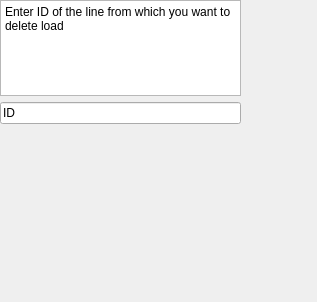
<?xml version="1.0" encoding="UTF-8"?>
<ui version="4.0">
 <class>DeleteLinesLayout</class>
 <widget class="QWidget" name="DeleteLinesLayout">
  <property name="geometry">
   <rect>
    <x>0</x>
    <y>0</y>
    <width>317</width>
    <height>302</height>
   </rect>
  </property>
  <property name="windowTitle">
   <string>Form</string>
  </property>
  <widget class="QWidget" name="verticalLayoutWidget">
   <property name="geometry">
    <rect>
     <x>0</x>
     <y>0</y>
     <width>241</width>
     <height>124</height>
    </rect>
   </property>
   <layout class="QVBoxLayout" name="verticalLayout">
    <item>
     <layout class="QVBoxLayout" name="mainLayout">
      <item>
       <widget class="QTextBrowser" name="textBrowser">
        <property name="html">
         <string>&lt;!DOCTYPE HTML PUBLIC &quot;-//W3C//DTD HTML 4.0//EN&quot; &quot;http://www.w3.org/TR/REC-html40/strict.dtd&quot;&gt;
&lt;html&gt;&lt;head&gt;&lt;meta name=&quot;qrichtext&quot; content=&quot;1&quot; /&gt;&lt;meta charset=&quot;utf-8&quot; /&gt;&lt;style type=&quot;text/css&quot;&gt;
p, li { white-space: pre-wrap; }
hr { height: 1px; border-width: 0; }
li.unchecked::marker { content: &quot;\2610&quot;; }
li.checked::marker { content: &quot;\2612&quot;; }
&lt;/style&gt;&lt;/head&gt;&lt;body style=&quot; font-family:'Segoe UI'; font-size:9pt; font-weight:400; font-style:normal;&quot;&gt;
&lt;p style=&quot; margin-top:0px; margin-bottom:0px; margin-left:0px; margin-right:0px; -qt-block-indent:0; text-indent:0px;&quot;&gt;Enter ID of the line from which you want to delete load&lt;/p&gt;
&lt;p style=&quot;-qt-paragraph-type:empty; margin-top:0px; margin-bottom:0px; margin-left:0px; margin-right:0px; -qt-block-indent:0; text-indent:0px;&quot;&gt;&lt;br /&gt;&lt;/p&gt;&lt;/body&gt;&lt;/html&gt;</string>
        </property>
       </widget>
      </item>
      <item>
       <widget class="QLineEdit" name="lineLoadToDeleteLineEdit">
        <property name="text">
         <string>ID</string>
        </property>
       </widget>
      </item>
     </layout>
    </item>
   </layout>
  </widget>
 </widget>
 <resources/>
 <connections/>
</ui>
